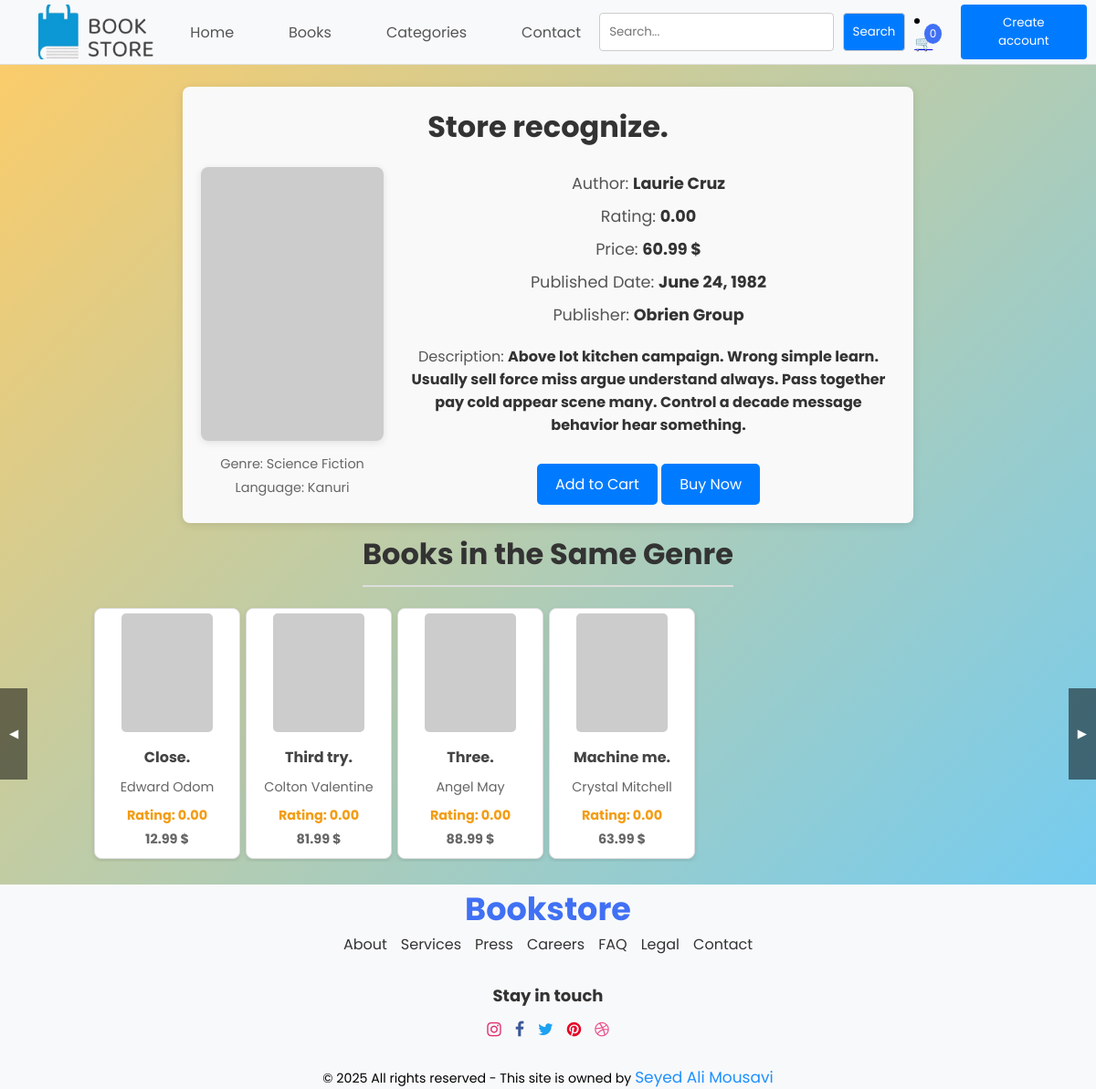
Screenshot of /books/21/ with the database file from the repository.
### books/models.py (models this page shows)
class Book(models.Model):
    GENRE_CHOICES = [
        ('fiction', 'Fiction'),
        ('non_fiction', 'Non-Fiction'),
        ('mystery', 'Mystery'),
        ('fantasy', 'Fantasy'),
        ('biography', 'Biography'),
        ('science_fiction', 'Science Fiction'),
        ('romance', 'Romance'),
        ('horror', 'Horror'),
        ('self_help', 'Self Help'),
        ('history', 'History'),
    ]
    title = models.CharField(max_length=100)
    author = models.CharField(max_length=100)
    price = models.DecimalField(max_digits=20, decimal_places=2)
    rating = models.DecimalField(max_digits=3, decimal_places=2)
    description = models.TextField()
    published_date = models.DateField()
    isbn = models.CharField(max_length=13, unique=True)
    cover_image = models.ImageField(upload_to='covers/')
    language = models.CharField(max_length=30)
    publisher = models.CharField(max_length=100)
    genre = models.CharField(max_length=50, choices=GENRE_CHOICES)
    stock = models.PositiveIntegerField(default=0)

### books/views.py (the view)
# urls.py: path('<int:id>/', BookDetailView.as_view(), name='book_detail'),
class BookDetailView(View):
    def get(self, request, id):
        book = get_object_or_404(Book, id=id)
        user_info = None
        if 'user_id' in request.session:
            try:
                user_info = UserAccount.objects.get(id=request.session['user_id'])
            except UserAccount.DoesNotExist:
                user_info = None
        same_genre_books = Book.objects.filter(genre=book.genre).exclude(id=book.id)[:10]
        return render(request, 'book.html', {'book': book, 'user': user_info, 'same_genre_books': same_genre_books})

### templates/book.html (shortened to what this page needs)
{% extends 'base.html' %}
{% load static %}
{% block content %}
<br>
<div class="book-detail-container">
    <h1 class="book-title">{{ book.title }}</h1>
    <div class="book-detail">
        <div class="book-cover-container">
            <img class="book-cover" src="{{ book.cover_image }}" alt="{{ book.title }}">
            <div class="book-meta">
                <p>Genre: <span>{{ book.get_genre_display }}</span></p>
                <p>Language: <span>{{ book.language }}</span></p>
            </div>
        </div>
        <div class="book-info">
            <p>Author: <span>{{ book.author }}</span></p>
            <p>Rating: <span>{{ book.rating }}</span></p>
            <p>Price: <span>{{ book.price }} $</span></p>
            <p>Published Date: <span>{{ book.published_date }}</span></p>
            <p>Publisher: <span>{{ book.publisher }}</span></p>
            <p>Description: <span>{{ book.description }}</span></p>
            <a href="#" class="add-to-cart-button" id="addToCartButton">Add to Cart</a>
            {% if book.stock > 0 %}
            <a href="{% url 'buy_now' book.id %}" class="add-to-cart-button">Buy Now</a>
            {% else %}
                <a class="add-to-cart-button" style="background-color: darkorange;" disabled>Out of Stock</a>
            {% endif %}
        </div>
    </div>
</div>
<h2 class="book-list-header">Books in the Same Genre</h2>
<div class="book-list-container">
    <button class="nav-button prev" onclick="scrollBooks('same-genre-list', -1)">&#9664;</button>
    <div class="book-list">
        <div class="book-list-wrapper" id="same-genre-list">
            {% for same_genre_book in same_genre_books %}
            <a href="{% url 'book_detail' same_genre_book.id %}" class="book-item-link">
                <div class="book-item">
                    <img src="{{ same_genre_book.cover_image }}" alt="{{ same_genre_book.title }}">
                    <div class="book-info">
                        <h3>{{ same_genre_book.title }}</h3>
                        <p>{{ same_genre_book.author }}</p>
                        <p class="rating">Rating: {{ same_genre_book.rating }}</p>
                        <p class="book-price">{{ same_genre_book.price }} $</p>
                    </div>
                </div>
            </a>
            {% endfor %}
        </div>
    </div>
    <button class="nav-button next" onclick="scrollBooks('same-genre-list', 1)">&#9654;</button>
</div>
{% include 'footer.html' %}
{% endblock %}

### static/styles.css (style rules this page uses)
* { margin: 0; padding: 0; box-sizing: border-box; font-family: "Poppins", sans-serif; }
html, body { height: 100%; margin: 0; padding: 0; display: flex; flex-direction: column; }
body { min-height: 100vh; display: flex; flex-direction: column; align-items: center; justify-content: flex-start; background: linear-gradient(135deg, #ffcc66, #66ccff); }
.book-list-container { width: 100%; margin: 0 0px; padding: 0 100px; position: relative; }
.book-list { display: flex; overflow: hidden; }
.book-list-header { text-align: left; font-size: 2em; color: #333; margin-bottom: 20px; font-weight: bold; padding: 10px 0; border-bottom: 2px solid #ddd; }
.book-list-wrapper { display: flex; transition: transform 0.3s ease-in-out; }
.book-item { background-color: #fff; border: 1px solid #ddd; border-radius: 8px; margin: 3px; padding: 5px; width: 160px; height: 275px; box-shadow: 0 2px 5px rgba(0, 0, 0, 0.1); transition: transform 0.3s; flex-shrink: 0; display: flex; flex-direction: column; align-items: center; }
.book-info { text-align: center; width: 100%; }
.book-info h3 { font-size: 1em; color: #444; margin: 10px 0; white-space: nowrap; overflow: hidden; text-overflow: ellipsis; }
.book-info p { font-size: 0.9em; color: #666; margin: 5px 0; }
.book-info .rating { font-size: 0.9em; font-weight: bold; color: #f39c12; margin-top: 10px; }
.book-item img { height: 130px; width: 100px; border-radius: 5px; margin-bottom: 5px; }
.book-price { font-size: 0.9em; color: #444; font-weight: bold; margin-top: 5px; }
.nav-button { position: absolute; top: 50%; transform: translateY(-50%); background-color: rgba(0, 0, 0, 0.5); color: white; border: none; padding: 10px; height: 100px; cursor: pointer; z-index: 1; }
.nav-button.prev { left: 0; }
.nav-button.next { right: 0; }
.book-item-link { text-decoration: none; color: inherit; display: red; }
.book-detail-container { max-width: 800px; margin: 0 auto; padding: 20px; background-color: #f9f9f9; border-radius: 8px; box-shadow: 0 2px 10px rgba(0, 0, 0, 0.1); }
.book-detail-container .book-title { text-align: center; font-size: 2em; margin-bottom: 20px; color: #333; }
.book-detail-container .book-detail { display: flex; justify-content: center; align-items: flex-start; gap: 20px; }
.book-detail-container .book-cover-container { display: flex; flex-direction: column; align-items: center; }
.book-detail-container .book-cover { width: 200px; height: auto; border-radius: 8px; box-shadow: 0 2px 8px rgba(0, 0, 0, 0.1); }
.book-detail-container .book-meta { margin-top: 10px; text-align: center; font-size: 0.9em; color: #666; }
.book-detail-container .book-meta p { margin: 5px 0; }
.book-detail-container .book-info { flex: 1; }
.book-detail-container .book-info p { font-size: 1.1em; color: #555; margin-bottom: 10px; }
.book-detail-container .book-info span { font-weight: bold; color: #333; }
.book-detail-container .book-info p:last-of-type { margin-top: 20px; font-size: 1em; }
.book-detail-container .add-to-cart-button { display: inline-block; margin-top: 20px; padding: 10px 20px; background-color: #007bff; color: #fff; text-align: center; text-decoration: none; border-radius: 5px; transition: background-color 0.3s ease; cursor: pointer; }

### rows the page displays
Book: title "Store recognize.", genre "Science Fiction", language "Kanuri", author "Laurie Cruz", rating "0.00", price "60.99", published_date "June 24, 1982", publisher "Obrien Group", description "Above lot kitchen campaign. Wrong simple learn. Usually sell force miss argue understand always. Pass together pay cold appear scene many. Control a decade message behavior hear something."
Book: title "Close.", author "Edward Odom", rating "0.00", price "12.99"
Book: title "Third try.", author "Colton Valentine", rating "0.00", price "81.99"
Book: title "Three.", author "Angel May", rating "0.00", price "88.99"
Book: title "Machine me.", author "Crystal Mitchell", rating "0.00", price "63.99"

### other values shown
{{ cart|length }} "0"
